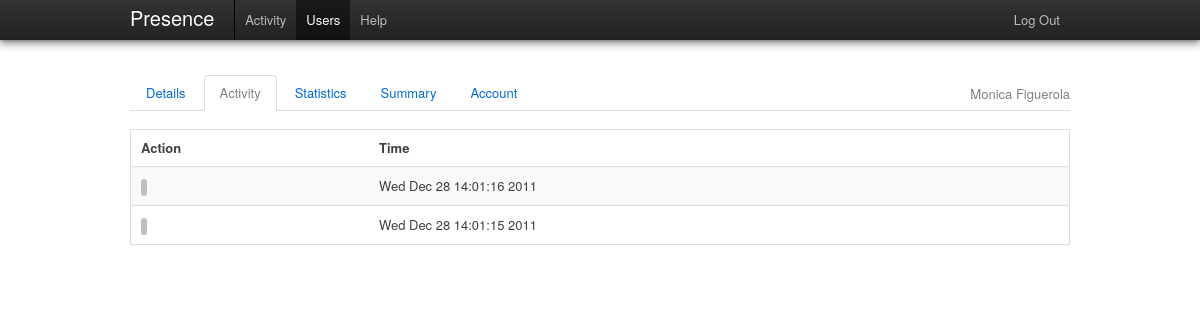
Page /admin/user_activity/2 (signed in) on the earlier database version.
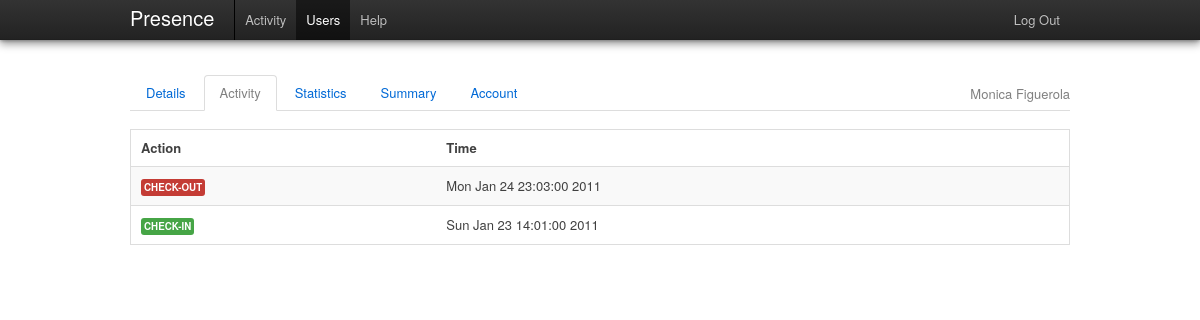
Same page on the later database version.
### tables this page shows
CREATE TABLE IF NOT EXISTS `presence_activity` (
  `id` int(11) NOT NULL AUTO_INCREMENT,
  `userid` varchar(250) NOT NULL,
  `action` varchar(50) NOT NULL,
  `timestamp` int(15) NOT NULL,
  PRIMARY KEY (`id`)
);

### public/index.php (called while the page is built, shortened)
<?php
global $CONFIG;
$dependencies = new DependencyContainer($CONFIG);
$url = isset($_GET['url']) ? $_GET['url'] : null;
$role = isset($_SESSION['role']) ? $_SESSION['role'] : null;
if ($url == null && $role == null) {
    $controller = "AuthController";
    $action = "asklogin";
    $url_params = array();
} else if ($url == null && isset($role)) {
    $controller = ucfirst($role) . 'Controller';
    $action = 'activity';
    $url_params = array();
} else {
    $url_params = explode('/', $url);
    $controller = ucfirst(array_shift($url_params));
    $action = $url_params[0] == null ? 'activity' : array_shift($url_params);
}
$extra_params = $_POST;
new $controller($dependencies, $action, array_merge($url_params, $extra_params));

### app/model.class.php (called while the page is built, shortened)
<?php
class Model{
    public function __construct($dependencies){
        $this->_db = $dependencies->get_db();
    }
}

### lib/DependencyContainer.php (called while the page is built)
<?php
class DependencyContainer {
    private $_instances = array();
    private $_params = array();
    public function __construct($params) {
        $this->_params = $params;
    }
    public function get_db() {
        if (empty($this->_instances['db']) ||
                !is_a($this->_instances, 'PDO')) {
            $this->_instances['db'] = new PDO(
                            "mysql:host=" . $this->_params['dbhost'] . ";
                 dbname=" . $this->_params['dbname'],
                            $this->_params['dbuser'],
                            $this->_params['dbpassword']
            );
        }
        return $this->_instances['db'];
    }
}

### app/models/ActivityModel.php (called while the page is built, shortened)
<?php
class ActivityModel extends Model {
    public function __construct($dependencies) {
        $this->_table = 'presence_activity';
    }
    public function get_user_activity($userid) {
        $sql = "SELECT pa.id, pa.userid, pa.action, pa.timestamp
				FROM " . $this->_table . " pa
				JOIN presence_users pu ON `userid` = pu.id
				WHERE `userid` = ?
				ORDER BY id DESC LIMIT 15";
        $st = $this->_db->prepare($sql);
        $st->execute(array($userid));
        return $st->fetchAll(PDO::FETCH_ASSOC);
    }
}

### app/controllers/AdminController.php (called while the page is built, shortened)
<?php
class AdminController extends Controller {
    private $_activity_model;
    private $_user_model;
    public function __construct($dependencies, $action, $params) {
        global $CONFIG;
        $this->_dependencies = $dependencies;
        $this->_activity_model = new ActivityModel($this->_dependencies);
        $this->_user_model = new UserModel($this->_dependencies);
        if ($this->check_role('admin') && method_exists($this, $action)) {
            $this->$action($params);
        } else {
            Helper::redirect($CONFIG['wwwroot'] . '/error/notfound');
        }
    }
    public function user_activity($params) {
        $this->_view = new AdminUserActivityView($this->_user_model->get_user_data($params[0]), $this->_activity_model->get_user_activity($params[0]));
    }
}

### app/models/UserModel.php (called while the page is built, shortened)
<?php
class UserModel extends Model {
    public function __construct($dependencies) {
        $this->_table = 'presence_users';
    }
    public function get_user_data($userid) {
        $sql = "SELECT id, email, firstname, lastname, role
                FROM " . $this->_table . "
                WHERE `id` = ?";
        $st = $this->_db->prepare($sql);
        $st->execute(array($userid));
        return $st->fetch(PDO::FETCH_ASSOC);
    }
}

### lib/Helper.php (called while the page is built, shortened)
<?php
class Helper{
	static function get_event_description($event) {
        switch ($event) {
            case 'checkin': return 'Check-In';
            case 'checkout': return 'Check-Out';
		}
	}
    static function get_label_for_action($action){
       switch ($action) {
            case 'checkin': return 'success';
            case 'checkout': return 'important';
		}
    }
}

### app/views/AdminUserActivityView.php (the view, shortened to what the changed rows need)
<?php
class AdminUserActivityView extends View{
	private $_user;
    private $_activity;
    public function __construct($user, $activity) {
        $this->_user = $user;
        $this->_activity = $activity;
    }
	public function content(){
		global $CONFIG;
		$activity_table_content = '';
        if (!empty($this->_activity)) {
            foreach ($this->_activity as $entry) {
                $activity_table_content .=
                '<tr>
					<td><span class="label ' . Helper::get_label_for_action($entry['action']) . '">' . Helper::get_event_description($entry['action']) . '</span></td>
					<td>' . date('D M j G:i:s Y', $entry['timestamp']) . '</td>
				 </tr>
				';
            }
        }
		return '
        <ul class="tabs">
            <li><a href="'.$CONFIG['wwwroot'].'/admin/user_details/'.$this->_user['id'].'">Details</a></li>
            <li class="active"><a href="'.$CONFIG['wwwroot'].'/admin/user_activity/'.$this->_user['id'].'">Activity</a></li>
            <li><a href="#">Statistics</a></li>
            <li><a href="#">Summary</a></li>
			<li><a href="'.$CONFIG['wwwroot'].'/admin/user_account/'.$this->_user['id'].'">Account</a></li>
            <li class="id-tab">'.$this->_user['firstname'].' '.$this->_user['lastname'].'</li>
        </ul>
		<section id="activity">
            <table class="activity_table zebra-striped">
				<thead>
					<tr>
						<th>Action</th>
						<th>Time</th>
					</tr>
				</thead>
				<tbody>' . $activity_table_content . '
				</tbody>
			</table>
		</section>
		';
	}
}

Differences in the rows shown:
changed presence_activity: action (not shown) → "CHECK-OUT"; timestamp "Wed Dec 28 14:01:16 2011" → "Mon Jan 24 23:03:00 2011"
changed presence_activity: action (not shown) → "CHECK-IN"; timestamp "Wed Dec 28 14:01:15 2011" → "Sun Jan 23 14:01:00 2011"
